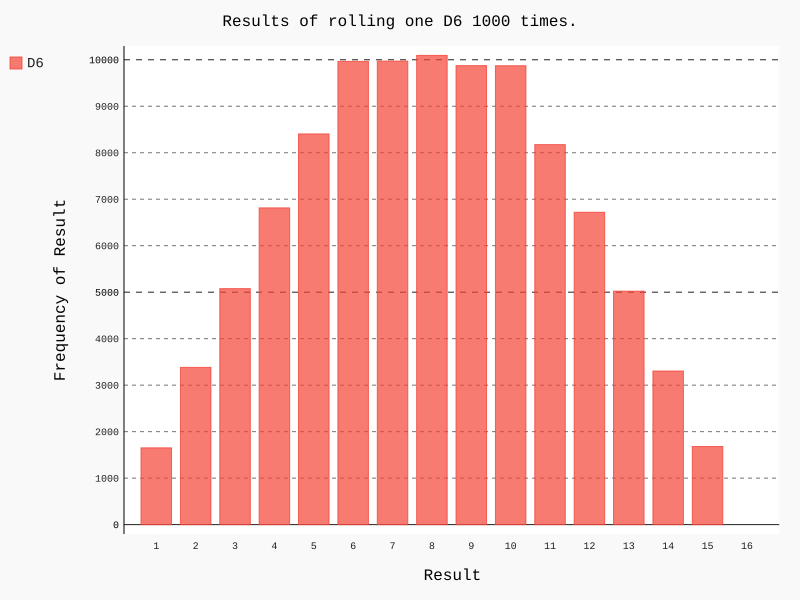

This figure's Python source:
import pygal
from die import Die

#Creat a D6.
die_1 = Die()
die_2 = Die(10)

#make some rolls and store in a list
results = [ ]
for roll_num in range(100000):
	result = die_1.roll() + die_2.roll()
	results.append(result)


# analyze the results
frequencies = []

max_result = die_1.num_sides + die_2.num_sides
for value in range(2,max_result+1):
	frequency = results.count(value)
	frequencies.append(frequency)

#Visualize the results.
hist = pygal.Bar()

hist.title = "Results of rolling one D6 1000 times."
xlabel =[ ]
for label_num in range(1,max_result+1):
	xlabel.append(label_num)

hist.x_labels = xlabel

hist.x_title = "Result"
hist.y_title = "Frequency of Result"

hist.add('D6', frequencies)
hist.render_to_file('die_visual.svg')
